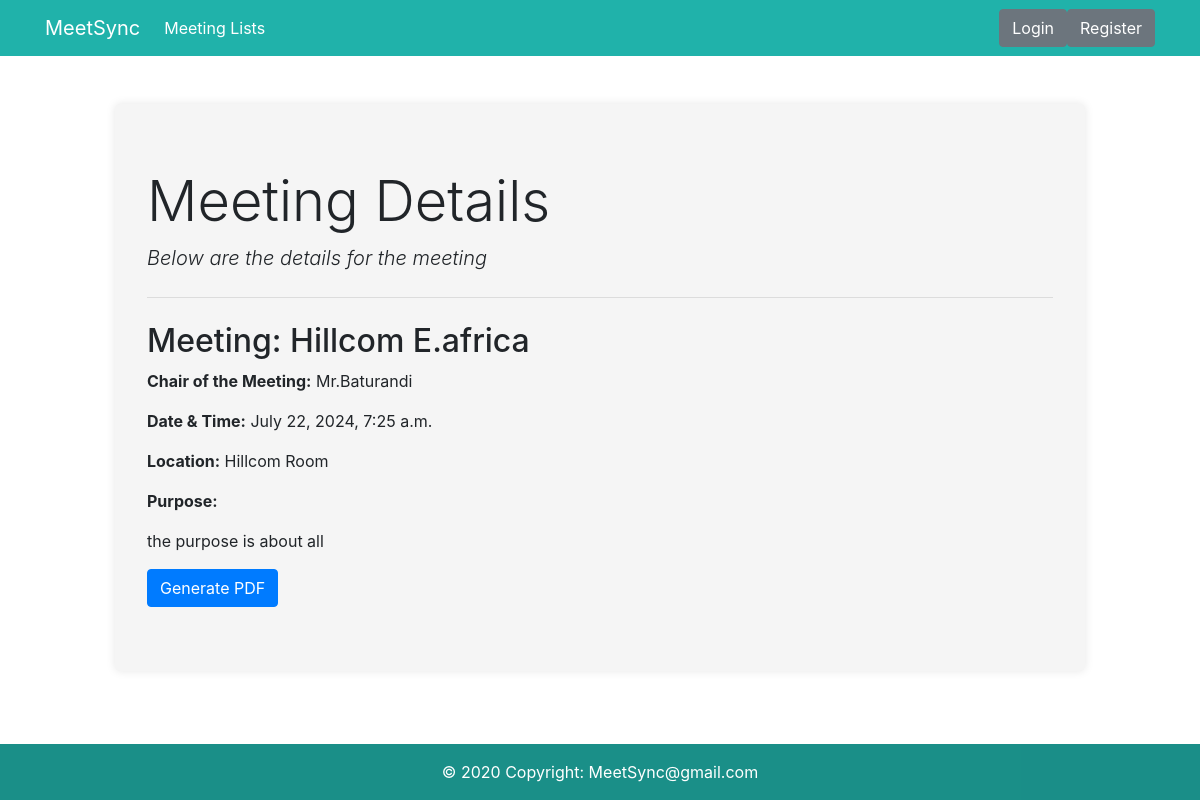
/meeting_list/88/, run on the app's committed database.
### meetings/models.py (models this page shows, shortened)
class TableMeeting(models.Model):
    title = models.CharField(max_length=200)
    date = models.DateTimeField(null=True)
    chair_meeting = models.CharField(max_length=200, blank=True, null=True)
    location = models.CharField(max_length=200, blank=True, null=True)
    description = SummernoteTextField(blank=True, null=True)
    name = models.CharField(max_length=100)
    email = models.EmailField()
    pdf_path = models.CharField(max_length=200, blank=True, null=True)
    is_completed = models.BooleanField(default=False)

### meetings/views.py (the view)
# urls.py: path('meeting_list/<int:meeting_id>/', views.meeting_list, name='meeting_list'),
def meeting_list(request, meeting_id):
    meeting = get_object_or_404(TableMeeting, pk=meeting_id)
    user_email = request.user.email.lower() if request.user.is_authenticated else None
    is_attendee = Attending.objects.filter(meeting=meeting, email=user_email).exists() if user_email else False
    pdf_exists = meeting.pdf_path and os.path.exists(meeting.pdf_path)
    can_generate_pdf = meeting.is_completed and (meeting.email.lower() == user_email or is_attendee)
    return render(request, 'meeting_list.html', {
        'meeting': meeting,
        'pdf_exists': pdf_exists,
        'can_generate_pdf': can_generate_pdf,
        'is_attendee': is_attendee
    })

### meetings/templates/meeting_list.html (shortened to what this page needs)
{% extends "base.html" %}
{% block content %}
<h1 class="display-4">Meeting Details</h1>
<p class="lead font-italic">Below are the details for the meeting</p>
<hr class="my-4">
<h2>Meeting: {{ meeting.title }}</h2>
<p><strong>Chair of the Meeting:</strong> {{ meeting.chair_meeting }}</p>
<p><strong>Date & Time:</strong> {{ meeting.date }}</p>
<p><strong>Location:</strong> {{ meeting.location }}</p>
<p><strong>Purpose:</strong> {{ meeting.description|safe }}</p>
{% if not meeting.is_completed %}
    <div class="alert alert-warning" role="alert">
        This meeting is not yet completed. You can only generate or download the PDF after the meeting is completed.
    </div>
{% elif meeting.is_completed %}
    <a href="{% url 'generate_pdf' meeting.id %}" class="btn btn-primary">Generate PDF</a>
{% endif %}
{% endblock %}

### meetings/templates/base.html (style rules this page uses)
body { background-color: white; }
.btn { white-space: nowrap; }

### data on the page
TableMeeting: title "Hillcom E.africa", chair_meeting "Mr.Baturandi", date "July 22, 2024, 7:25 a.m.", location "Hillcom Room", description "the purpose is about all"
